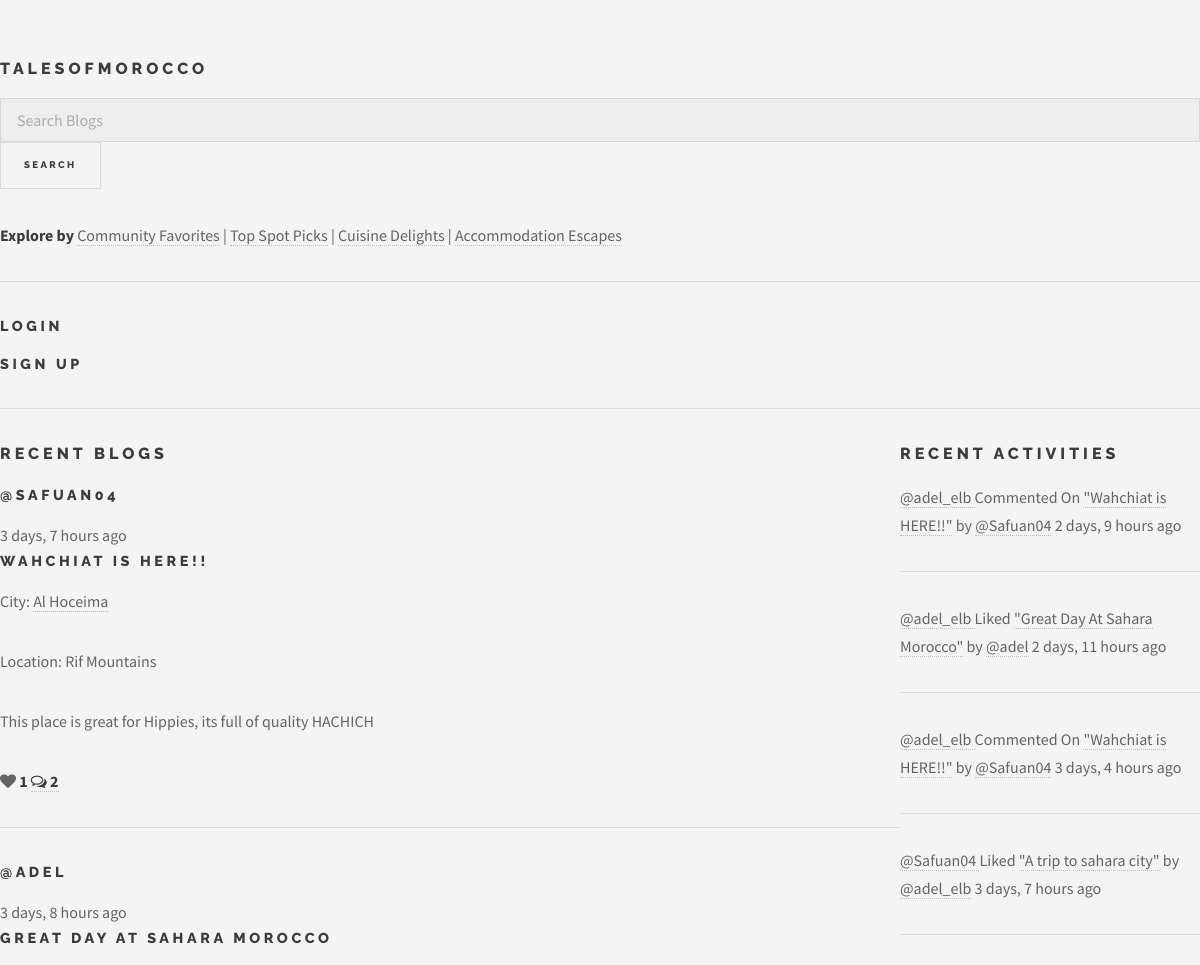
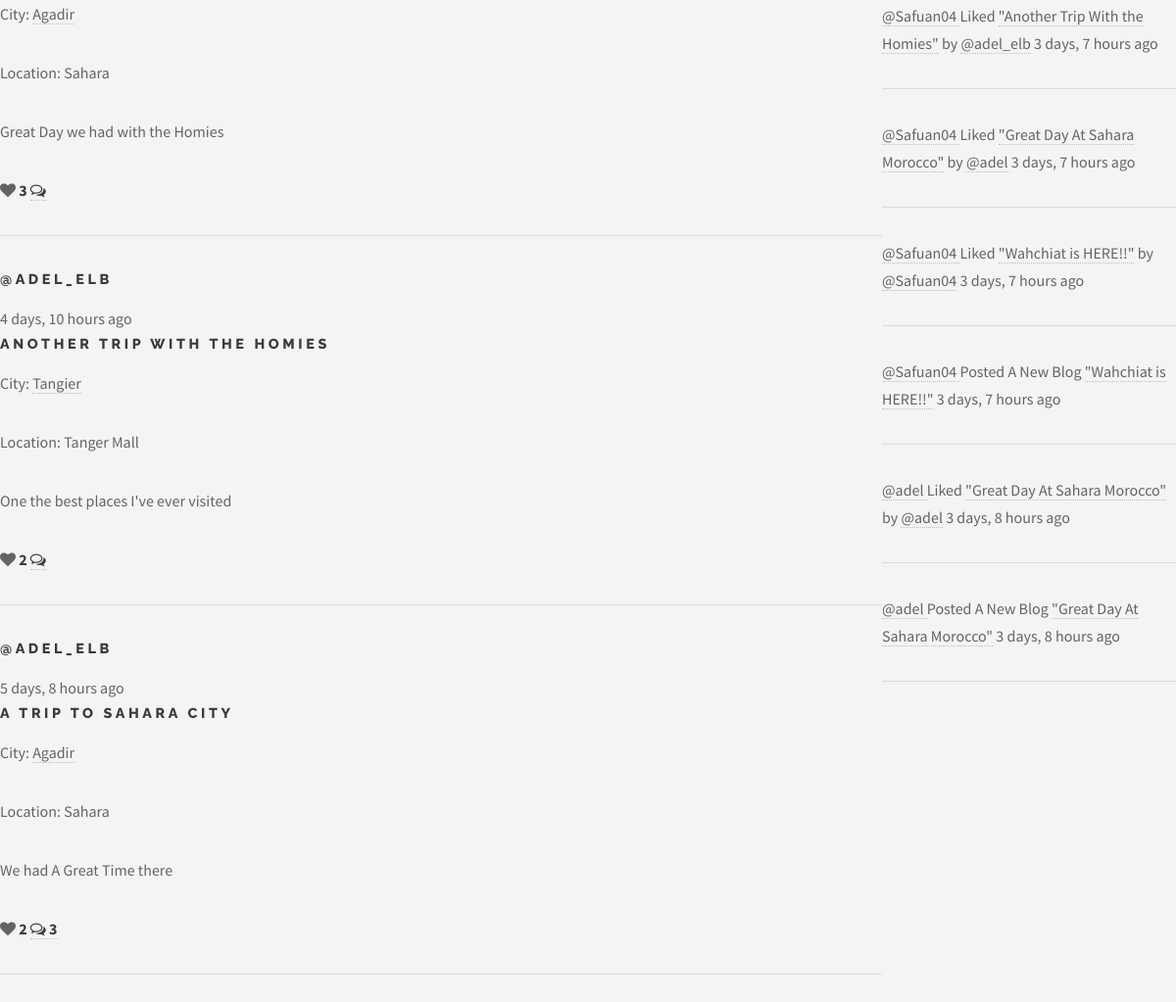
The page / on the database its author committed (2 pictures, top to bottom).
### base/models.py (models this page shows, shortened)
class BlogPost(models.Model):
    author = models.ForeignKey(User, on_delete=models.CASCADE, null=True)
    title = models.CharField(max_length=200)
    city = models.ForeignKey(City, on_delete=models.SET_NULL, null=True)
    specific_location = models.CharField(max_length=200, null=True, blank=True)
    description = models.TextField(null=False, blank=False)
    food = models.CharField(max_length=200, blank=True)
    food_rating = models.IntegerField(null=True, blank=True,
                                      validators=[MinValueValidator(1),
                                                  MaxValueValidator(5)])
    accommodation = models.CharField(max_length=200, blank=True)
    accommodation_rating = models.IntegerField(null=True, blank=True,
                                               validators=[MinValueValidator(1),
                                                           MaxValueValidator(5)])
    picture = models.ImageField(null=True, blank=True)
    likes = models.IntegerField(default=0)
    updated = models.DateTimeField(auto_now=True)
    created = models.DateTimeField(auto_now_add=True)
    class Meta:
        ordering = ['-created']
    def class_name(self) -> str:
        return self.__class__.__name__

class User(AbstractUser):
    name = models.CharField(max_length=200, null=True, blank=False)
    email = models.EmailField(unique=True, null=False, blank=False)
    bio = models.TextField(null=True, blank=True)
    avatar = models.ImageField(null=True, default="default.jpg")
    USERNAME_FIELD = 'email'
    REQUIRED_FIELDS = []

class City(models.Model):
    name = models.CharField(max_length=200)
    def __str__(self) -> str:
        return self.name

class Comment(models.Model):
    user = models.ForeignKey(User, on_delete=models.CASCADE)
    blogPost = models.ForeignKey(BlogPost, on_delete=models.CASCADE)
    body = models.TextField()
    edited = models.BooleanField(default=False)
    updated = models.DateTimeField(auto_now=True)
    created = models.DateTimeField(auto_now_add=True)
    def class_name(self) -> str:
        return self.__class__.__name__

class Like(models.Model):
    user = models.ForeignKey(User, on_delete=models.CASCADE)
    blogPost = models.ForeignKey(BlogPost, on_delete=models.CASCADE)
    created = models.DateTimeField(auto_now_add=True)
    def class_name(self) -> str:
        return self.__class__.__name__

### base/views.py (the view)
# urls.py: 2. Add a URL to urlpatterns:  path('', views.home, name='home')
def home(request):
    query = request.GET.get('s_query') if request.GET.get('s_query') else ''
    posts = BlogPost.objects.filter(
        Q(city__name__icontains=query) |
        Q(title__icontains=query) |
        Q(specific_location__icontains=query)
    )
    postSetup(request, posts)
    context = {
        'title': 'Home',
        'posts': posts,
        'activities': activities[:10]
    }
    return render(request, 'home.html', context)

### base/views.py (called while the page is built)
def postSetup(request, posts):
    for post in posts:
        post.comments = post.comment_set.all()
    user_likes = None;
    if request.user.is_authenticated:
        user_likes = Like.objects.filter(user=request.user)
    for post in posts:
        post.user_liked = user_likes.filter(blogPost=post).exists() if user_likes else False

### base/templates/home.html (shortened to what this page needs)
{% extends 'layout.html' %}
{% load static %}
{% block content %}
<div class="home-container">
    <div class="recent-blogs">
    <h1>Recent Blogs</h1>
    {% for post in posts %}
        <div class="blog-post">
            <h3><a href="{% url 'profile' post.author.id %}">@{{ post.author.username }}</a></h3>
            <small>{{ post.created | timesince }} ago</small>
            <h3><a href="{% url 'blog' post.id %}">{{ post.title }}</a></h3>
            <p>City: <a href="{% url 'city-blogs' post.city.id %}">{{ post.city }}</a></p>
            <p>Location: {{ post.specific_location }}</p>
            <p>{{ post.description }}</p>
            <i class="fa fa-heart {% if post.user_liked %}liked{% endif %}" data-post-id="{{ post.id }}"></i>
            <b><span id="like-{{ post.id }}">{% if post.likes > 0 %}{{ post.likes }}{% endif %}</span>
            <a class="comment-link" href="{% url 'blog' post.id %}"><i class="fa fa-comments-o"></i>
            <span>   {% if post.comments.count > 0 %}{{ post.comments.count }}{% endif %}</span></b></a>
            <hr>
        </div>
    {% endfor %}
    </div>
    <div class="activity-feed">
        {% include 'activity_feed.html' %}
    </div>
</div>
{% endblock %}

### base/templates/activity_feed.html
<div class="activity">
    <h1>Recent Activities</h1>
    {% for activity in activities %}
    {% if activity.class_name == 'Like' %}
    <p><a href="{% url 'profile' activity.user.id %}">@{{ activity.user.username }}
    </a> Liked <a href="{% url 'blog' activity.blogPost.id %}">"{{ activity.blogPost.title }}"</a>
     by <a href="{% url 'profile' activity.blogPost.author.id %}">
        @{{ activity.blogPost.author.username }}</a> <small>{{ activity.created | timesince }} ago</small></p>
    <hr>
    {% elif activity.class_name == 'Comment' %}
    <p><a href="{% url 'profile' activity.user.id %}">@{{ activity.user.username }}
    </a> Commented On <a href="{% url 'blog' activity.blogPost.id %}">"{{ activity.blogPost.title }}"</a>
     by <a href="{% url 'profile' activity.blogPost.author.id %}">
        @{{ activity.blogPost.author.username }}</a> <small>{{ activity.created | timesince }} ago</small></p>
    <hr>
    {% else %}
    <p><a href="{% url 'profile' activity.author.id %}">@{{ activity.author.username }}
    </a> Posted A New Blog <a href="{% url 'blog' activity.id %}">"{{ activity.title }}"</a>
    <small>{{ activity.created | timesince }} ago</small></p>
    <hr>
    {% endif %}
    {% endfor %}
</div>

### static/styles/main.css (style rules this page uses)
html, body, div, span, applet, object, iframe, h1, h2, h3, h4, h5, h6, p, blockquote, pre, a, abbr, acronym, address, big, cite, code, del, dfn, em, img, ins, kbd, q, s, samp, small, strike, strong, sub, sup, tt, var, b, u, i, center, dl, dt, dd, ol, ul, li, fieldset, form, label, legend, table, caption, tbody, tfoot, thead, tr, th, td, article, aside, canvas, details, embed, figure, figcaption, footer, header, hgroup, menu, nav, output, ruby, section, summary, time, mark, audio, video { margin: 0; padding: 0; border: 0; font-size: 100%; font: inherit; vertical-align: baseline; }
body { line-height: 1; }
body { -webkit-text-size-adjust: none; }
body { -ms-overflow-style: scrollbar; }
html { box-sizing: border-box; }
*, *:before, *:after { box-sizing: inherit; }
body { background: #f4f4f4; }
body, input, select, textarea { color: #646464; font-family: "Source Sans Pro", Helvetica, sans-serif; font-size: 14pt; font-weight: 400; line-height: 1.75; }
@media screen and (max-width: 1680px) { body, input, select, textarea { font-size: 12pt; } }
@media screen and (max-width: 1280px) { body, input, select, textarea { font-size: 12pt; } }
a { -moz-transition: color 0.2s ease, border-bottom-color 0.2s ease; -webkit-transition: color 0.2s ease, border-bottom-color 0.2s ease; -ms-transition: color 0.2s ease, border-bottom-color 0.2s ease; transition: color 0.2s ease, border-bottom-color 0.2s ease; border-bottom: dotted 1px rgba(160, 160, 160, 0.65); color: inherit; text-decoration: none; }
a:before { -moz-transition: color 0.2s ease; -webkit-transition: color 0.2s ease; -ms-transition: color 0.2s ease; transition: color 0.2s ease; }
strong, b { color: #3c3b3b; font-weight: 700; }
em, i { font-style: italic; }
p { margin: 0 0 2em 0; }
h1, h2, h3, h4, h5, h6 { color: #3c3b3b; font-family: "Raleway", Helvetica, sans-serif; font-weight: 800; letter-spacing: 0.25em; line-height: 1.65; margin: 0 0 1em 0; text-transform: uppercase; }
h1 a, h2 a, h3 a, h4 a, h5 a, h6 a { color: inherit; border-bottom: 0; }
h3 { font-size: 0.9em; }
hr { border: 0; border-bottom: solid 1px rgba(160, 160, 160, 0.3); margin: 2em 0; }
body { padding-top: 3.5em; }

### base/templates/home.html (style rules this page uses)
.home-container { display: grid; grid-template-columns: 3fr 1fr; }

### rows shown on the page
BlogPost: author.username "SAFUAN04", created "3 days, 7 hours", title "WAHCHIAT IS HERE!!", city "Al Hoceima", specific_location "Rif Mountains", description "This place is great for Hippies, its full of quality HACHICH", likes "1", comments.count "2", author.username "Safuan04", title "Wahchiat is HERE!!"
BlogPost: author.username "ADEL", created "3 days, 8 hours", title "GREAT DAY AT SAHARA MOROCCO", city "Agadir", specific_location "Sahara", description "Great Day we had with the Homies", likes "3", author.username "adel", title "Great Day At Sahara Morocco"
BlogPost: author.username "ADEL_ELB", created "4 days, 10 hours", title "ANOTHER TRIP WITH THE HOMIES", city "Tangier", specific_location "Tanger Mall", description "One the best places I've ever visited", likes "2"
BlogPost: author.username "ADEL_ELB", created "5 days, 8 hours", title "A TRIP TO SAHARA CITY", city "Agadir", specific_location "Sahara", description "We had A Great Time there", likes "2", comments.count "3"
Comment: user.username "adel_elb", blogPost "Wahchiat is HERE!!", blogPost.author.username "Safuan04", created "2 days, 9 hours"
Like: user.username "adel_elb", blogPost "Great Day At Sahara Morocco", blogPost.author.username "adel", created "2 days, 11 hours"
Comment: user.username "adel_elb", blogPost "Wahchiat is HERE!!", blogPost.author.username "Safuan04", created "3 days, 4 hours"
Like: user.username "Safuan04", blogPost "A trip to sahara city", blogPost.author.username "adel_elb", created "3 days, 7 hours"
Like: user.username "Safuan04", blogPost "Another Trip With the Homies", blogPost.author.username "adel_elb", created "3 days, 7 hours"
Like: user.username "Safuan04", blogPost "Great Day At Sahara Morocco", blogPost.author.username "adel", created "3 days, 7 hours"
Like: user.username "Safuan04", blogPost "Wahchiat is HERE!!", blogPost.author.username "Safuan04", created "3 days, 7 hours"
Like: user.username "adel", blogPost "Great Day At Sahara Morocco", blogPost.author.username "adel", created "3 days, 8 hours"
